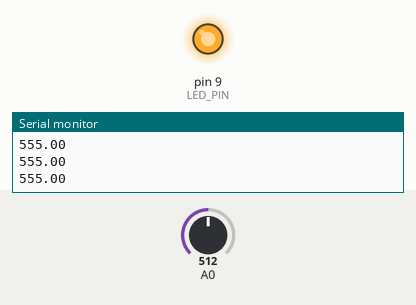
Bench run of a sketch on a simulated Arduino Uno, built with avr-gcc and run on an emulated ATmega328P. Parts: output pins drawn as LEDs (lit = HIGH), the last lines printed to the serial monitor. The inputs (shaded band) are chosen by the test bench; at power-on: A0 = 512.

Above: at 1.2 s.
1.3 s: A0 set to 0
At 2.3 s:
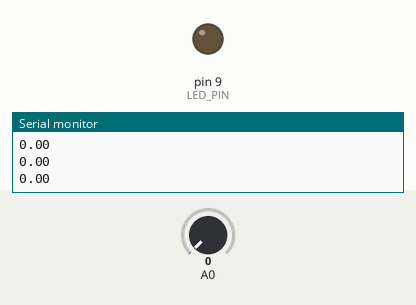
2.8 s: A0 set to 122
At 3.4 s:
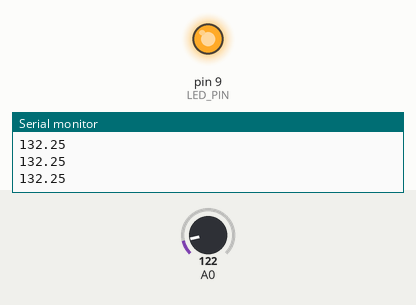
Timing chart, 0 to 5.8 s (numbered marks = the images above; inputs shaded):
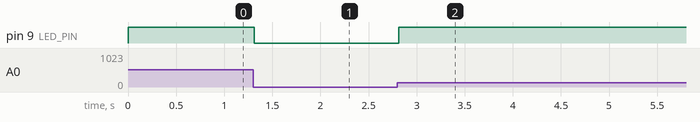

The sketch:

hatten2-3-2.ino
```cpp
//値を定義
const int LED_PIN = 9;
void setup() {
  Serial.begin(9600);
  // シリアル通信を9600kbpsで初期化
  pinMode(LED_PIN,OUTPUT);
  //LEDを出力に設定
}
void loop() {
  int sensorValue = analogRead(A0);//A0ピンのAD変換結果を取得する.
  float vo = sensorValue*(5.0/1024.0);//デジタル値を電圧値に変換
  float L =222*vo;//電圧を照度値に変換
  Serial.println(L);//照度値をシステムモニタに表示
  analogWrite(LED_PIN,convert(L,0.0,2.17));//LED_PINポートにconvertの戻り値を出力
  delay(1);   //安定用
}

int convert(float lux,float lux_min,float lux_max){
  float out = lux/(lux_min - lux_max) *255;
  //照度値をPWMの出力に変換
  return out;//outを返す
}
```

Measured:
- after the input at 1.3 s, pin 9 (LED_PIN): HIGH → LOW at once
- after the input at 2.8 s, pin 9 (LED_PIN): LOW → HIGH at once
